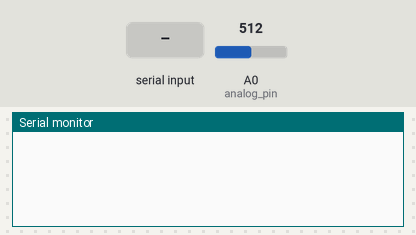
This sketch was run on a simulated Arduino Uno, built with avr-gcc and run on an emulated ATmega328P. Parts: the last lines printed to the serial monitor. The inputs (shaded band) are chosen by the test bench; at power-on: A0 (analog_pin) = 512.

Above: at 1.2 s.
1.3 s: byte 30 received over Serial
At 1.41 s:
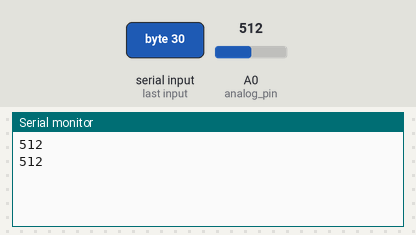
3.2 s: A0 (analog_pin) set to 716
At 3.21 s:
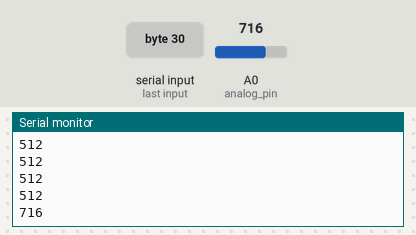
4.7 s: A0 (analog_pin) set to 900
At 4.72 s:
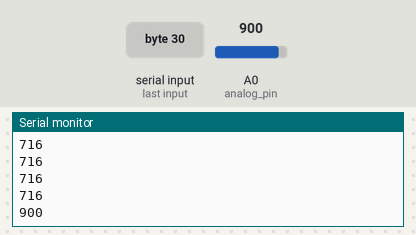
Timing chart, 0 to 7.7 s (numbered marks = the images above; inputs shaded):
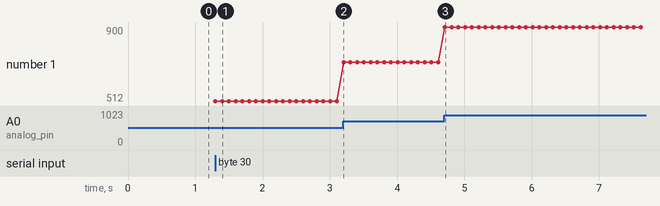

Measured:
- after the input at 1.3 s, the serial monitor: prints a new line at once (image 1)
- after the input at 3.2 s, the serial monitor: prints a new line at once (image 2)
- after the input at 4.7 s, the serial monitor: prints a new line at once (image 3)
- plotted number 1: 512 → 716 after the input at 3.2 s, 716 → 900 after the input at 4.7 s

The sketch:

analog2maxSTART.ino
```cpp
// Arduino2max START (analog)
// Connect the analog sensor on pin 0
// this version needs Max to send a message before to start
// nm, imi, 9.2010

int started = 0;
int ledPin = 13;
int analog_pin = 0;
int analog_val = 0;
int threshold = 300;
int serialvalue ;

void setup() {
	Serial.begin(57600);
	digitalWrite (ledPin, HIGH);
}

void loop() {
	if(Serial.available()) {
		serialvalue = Serial.read();
		started = 1;
	}

	if(started) {

		digitalWrite (ledPin, LOW);
		analog_val = analogRead(analog_pin);

		if (analog_val > threshold) {
			Serial.println(analog_val);
		}
		delay(100);

	}
}
```
